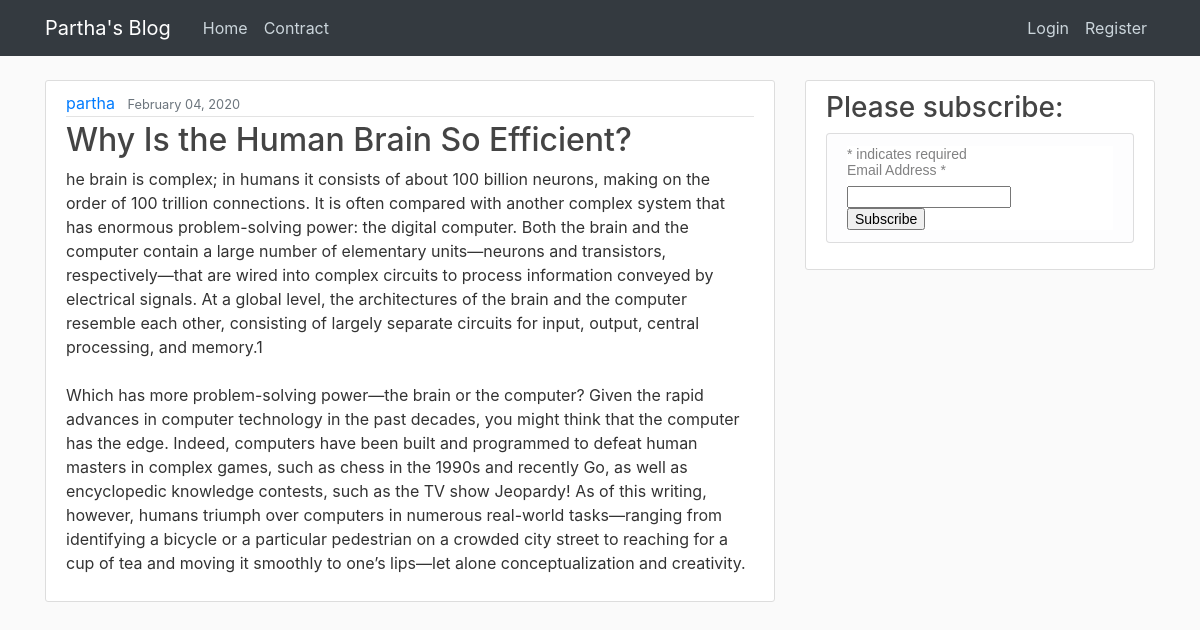
The app's page /post/17/ with its own data.
### myapp/models.py (models this page shows, shortened)
class Post(models.Model):
    title = models.CharField(max_length=100)
    content = models.TextField()
    date_posted = models.DateTimeField(default=timezone.now)
    author = models.ForeignKey(User, on_delete=models.CASCADE)

### myapp/views.py (the view)
# urls.py: path('post/<int:pk>/', PostDetailView.as_view(template_name = 'post_details.html'), name='post-detail'),
class PostDetailView(DetailView):
    model = Post

### template/post_details.html (shortened to what this page needs)
{% extends "base.html" %}
{% block content %}
  <article class="media content-section">
    <div class="media-body">
      <div class="article-metadata">
        <a class="mr-2" href="{% url 'user-posts' post.author.username %}">{{ object.author }}</a>
        <small class="text-muted">{{ object.date_posted|date:"F d, Y" }}</small>
      </div>
      <h2 class="article-title">{{ object.title }}</h2>
      <p class="article-content">{{ object.content }}</p>
    </div>
  </article>
{% endblock content %}

### static/main.css (style rules this page uses)
body { background: #fafafa; color: #333333; margin-top: 5rem; }
h1, h2, h3, h4, h5, h6 { color: #444444; }
.content-section { background: #ffffff; padding: 10px 20px; border: 1px solid #dddddd; border-radius: 3px; margin-bottom: 20px; }
.article-title { color: #444444; }
.article-content { white-space: pre-line; }
.article-metadata { padding-bottom: 1px; margin-bottom: 4px; border-bottom: 1px solid #e3e3e3 }

### records on screen
Post: author "partha", date_posted "February 04, 2020", title "Why Is the Human Brain So Efficient?", content "he brain is complex; in humans it consists of about 100 billion neurons, making on the order of 100 trillion connections. It is often compared with another complex system that has enormous problem-solving power: the digital computer. Both the brain and the computer contain a large number of elementary units—neurons and transistors, respectively—that are wired into complex circuits to process information conveyed by electrical signals. At a global level, the architectures of the brain and the computer resemble each other, consisting of largely separate circuits for input, output, central processing, and memory.1 Which has more problem-solving power—the brain or the computer? Given the rapid…"
